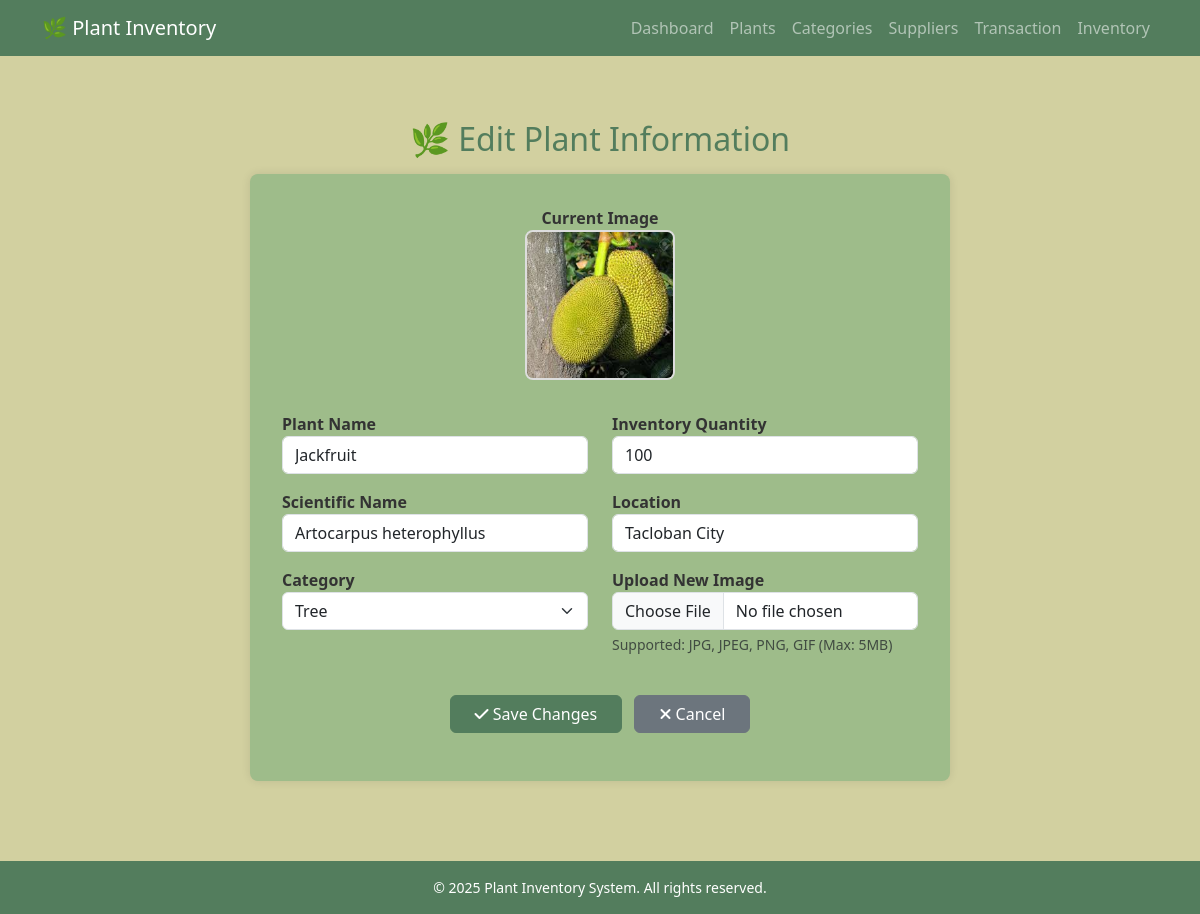
The page /edit_plants.php?id=24 (signed in) on the database as committed earlier.
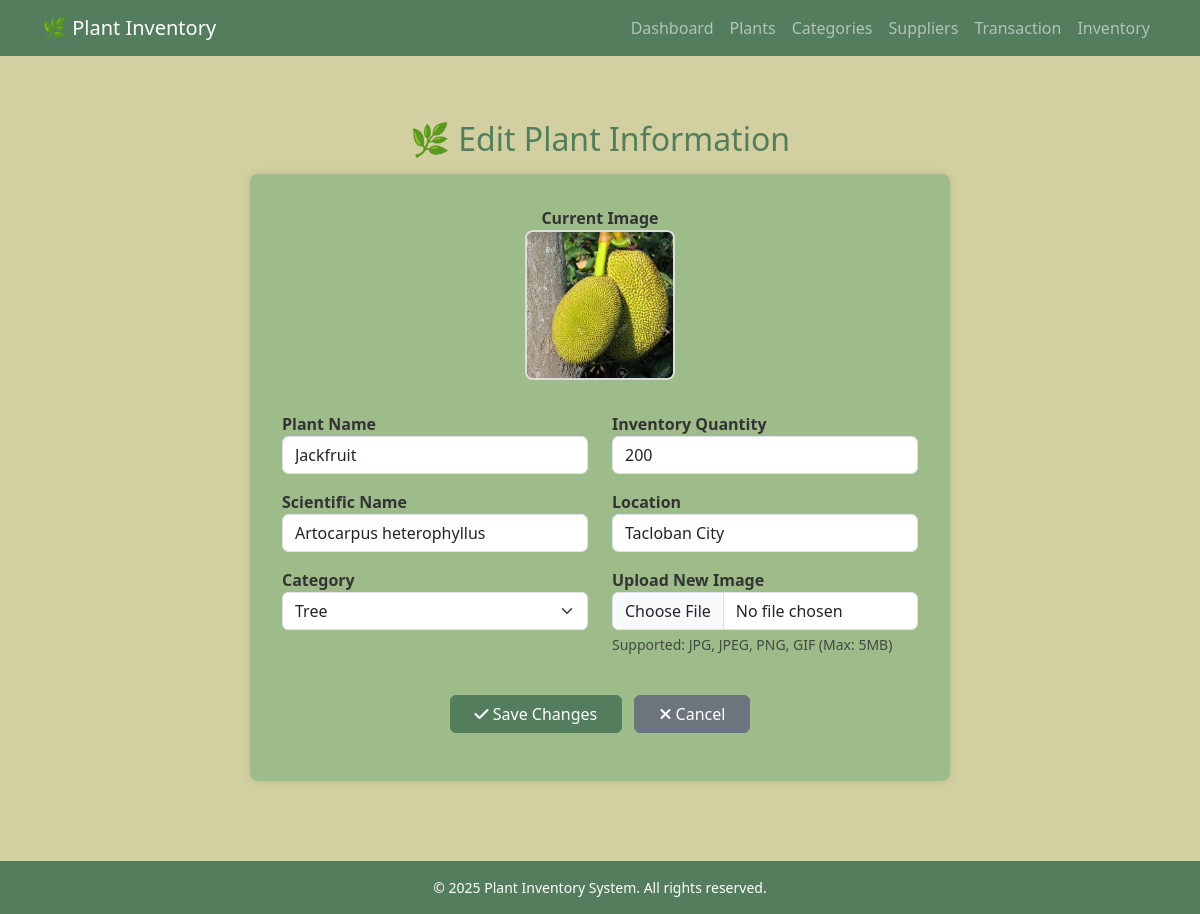
The same page on the database as committed later.
### tables this page shows
CREATE TABLE `plants` (
  `PlantID` int(11) NOT NULL,
  `Name` varchar(255) NOT NULL,
  `ScientificName` varchar(255) NOT NULL,
  `Location` varchar(255) NOT NULL,
  `LastUpdated` datetime NOT NULL DEFAULT current_timestamp(),
  `ImagePath` longblob NOT NULL,
  `category_id` int(11) DEFAULT NULL
);

CREATE TABLE `inventory` (
  `InventoryID` int(11) NOT NULL,
  `PlantID` int(11) NOT NULL,
  `SupplierID` int(11) NOT NULL,
  `inv_quantity` int(11) NOT NULL,
  `LastUpdated` datetime NOT NULL DEFAULT current_timestamp()
);

CREATE TABLE `category` (
  `category_id` int(11) NOT NULL,
  `category_name` varchar(50) NOT NULL
);

### edit_plants.php (the view, shortened to what this page needs)
<?php
include 'navbar.php';
include 'auth.php';
$plantID = $_GET['id'];
$sql = "SELECT p.*, c.category_name, inv.inv_quantity, inv.SupplierID
    FROM Plants p
    LEFT JOIN category c ON p.category_id = c.category_id
    LEFT JOIN inventory inv ON p.PlantID = inv.PlantID
    WHERE p.PlantID = ?";
$stmt = $conn->prepare($sql);
$stmt->bind_param("i", $plantID);
$stmt->execute();
$result = $stmt->get_result();
$plant = $result->fetch_assoc();
$categorySql = "SELECT category_id, category_name FROM category ORDER BY category_name";
$categoryResult = $conn->query($categorySql);
$categories = [];
if ($categoryResult) {
  while ($row = $categoryResult->fetch_assoc()) {
    $categories[] = $row;
  }
}
?>
<!DOCTYPE html>
<html lang="en">
<head>
  <link href="https://cdn.jsdelivr.net/npm/bootstrap@5.3.0/dist/css/bootstrap.min.css" rel="stylesheet">
  <link rel="stylesheet" href="https://cdnjs.cloudflare.com/ajax/libs/font-awesome/6.5.0/css/all.min.css">
</head>
<body>
<div class="container-main">
  <h2>🌿 Edit Plant Information</h2>
  <div class="form-container">
  <div class="image-section">
    <label>Current Image</label><br>
    <?php
    $currentImage = !empty($plant['ImagePath']) ? $plant['ImagePath'] : '';
    if (!empty($currentImage)): ?>
      <img id="currentImage" src="<?= htmlspecialchars($currentImage) ?>" class="current-image" alt="Current Image"
      onerror="this.style.display='none'; document.getElementById('noImagePlaceholder').style.display='flex';">
    <?php else: ?>
      <div class="no-image">No Image Available</div>
    <?php endif; ?>
  </div>
  <form action="edit_plants.php?id=<?= $plantID ?>" method="POST" enctype="multipart/form-data">
    <div class="row">
    <div class="col-md-6">
      <div class="mb-3">
      <label>Plant Name</label>
      <input type="text" class="form-control" name="name" value="<?= htmlspecialchars($plant['Name']) ?>" required>
      </div>
      <div class="mb-3">
      <label>Scientific Name</label>
      <input type="text" class="form-control" name="scientific_name" value="<?= htmlspecialchars($plant['ScientificName']) ?>" required>
      </div>
      <div class="mb-3">
      <label>Category</label>
      <select class="form-select" name="category_id" required>
        <?php foreach ($categories as $category): ?>
        <option value="<?= htmlspecialchars($category['category_id']) ?>" <?= $plant['category_id'] == $category['category_id'] ? 'selected' : '' ?>>
          <?= htmlspecialchars($category['category_name']) ?>
        </option>
        <?php endforeach; ?>
      </select>
      </div>
    </div>
    <div class="col-md-6">
      <div class="mb-3">
      <label>Inventory Quantity</label>
      <input type="number" class="form-control" name="inv_quantity" value="<?= htmlspecialchars($plant['inv_quantity']) ?>" min="0" required>
      </div>
      <div class="mb-3">
      <label>Location</label>
      <input type="text" class="form-control" name="location" value="<?= htmlspecialchars($plant['Location']) ?>" required>
      </div>
      <div class="mb-3">
      <label>Upload New Image</label>
      <input type="file" class="form-control" name="plant_image" accept="image/*">
      <div class="form-text">Supported: JPG, JPEG, PNG, GIF (Max: 5MB)</div>
      </div>
    </div>
    </div>
    <div class="row">
      <div class="col-12 text-center mt-4">
        <button type="submit" class="btn btn-success me-2 px-4"><i class="fa-solid fa-check"></i> Save Changes</button>
        <button type="button" class="btn btn-secondary px-4" onclick="window.location.href='plants.php'"><i class="fa-solid fa-xmark"></i> Cancel</button>
      </div>
    </div>
  </form>
  </div>
</div>
<?php include 'footer.php'; ?>
</body>
</html>

Rows that differ between the two databases and show on the page:
changed through a linked row, plants "Jackfruit": inv_quantity "100" → "200"
